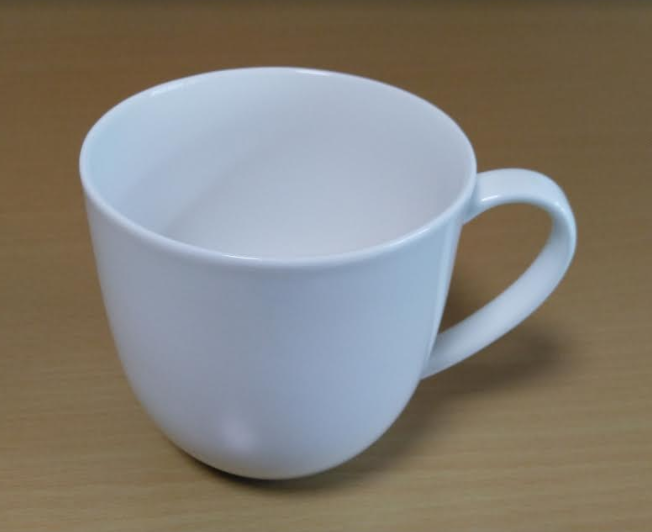
#> input picture images/test.png, 652 x 532 px
$ python pillow_rotate.py
#> lines starting #> are read from the running program, lines starting #| are printed output that depends on the picture
from PIL import Image
image_path = '../images/test.png'
img = Image.open(image_path)
#> img is the input picture: PIL image 652x532 RGB; mean R, G, B 132, 126.9, 118.1
img_rotate = img.rotate(45, fillcolor=(100,255,255))
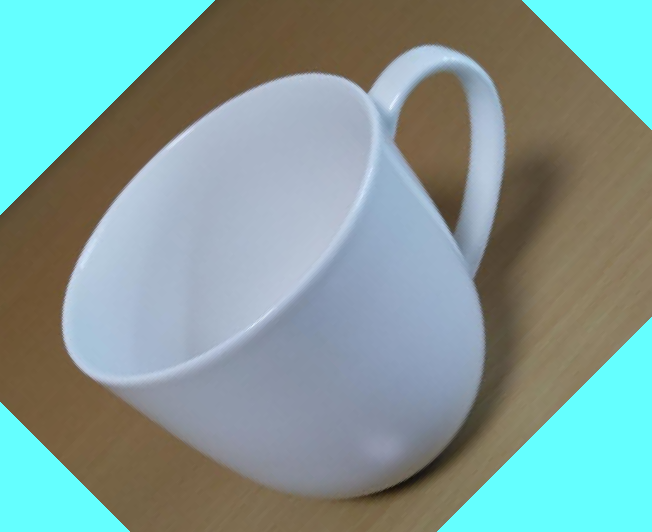
#> img_rotate: PIL image 652x532 RGB; mean R, G, B 128.9, 155.2, 151.5
img_rotate.save('../images/out_rotate.png')
